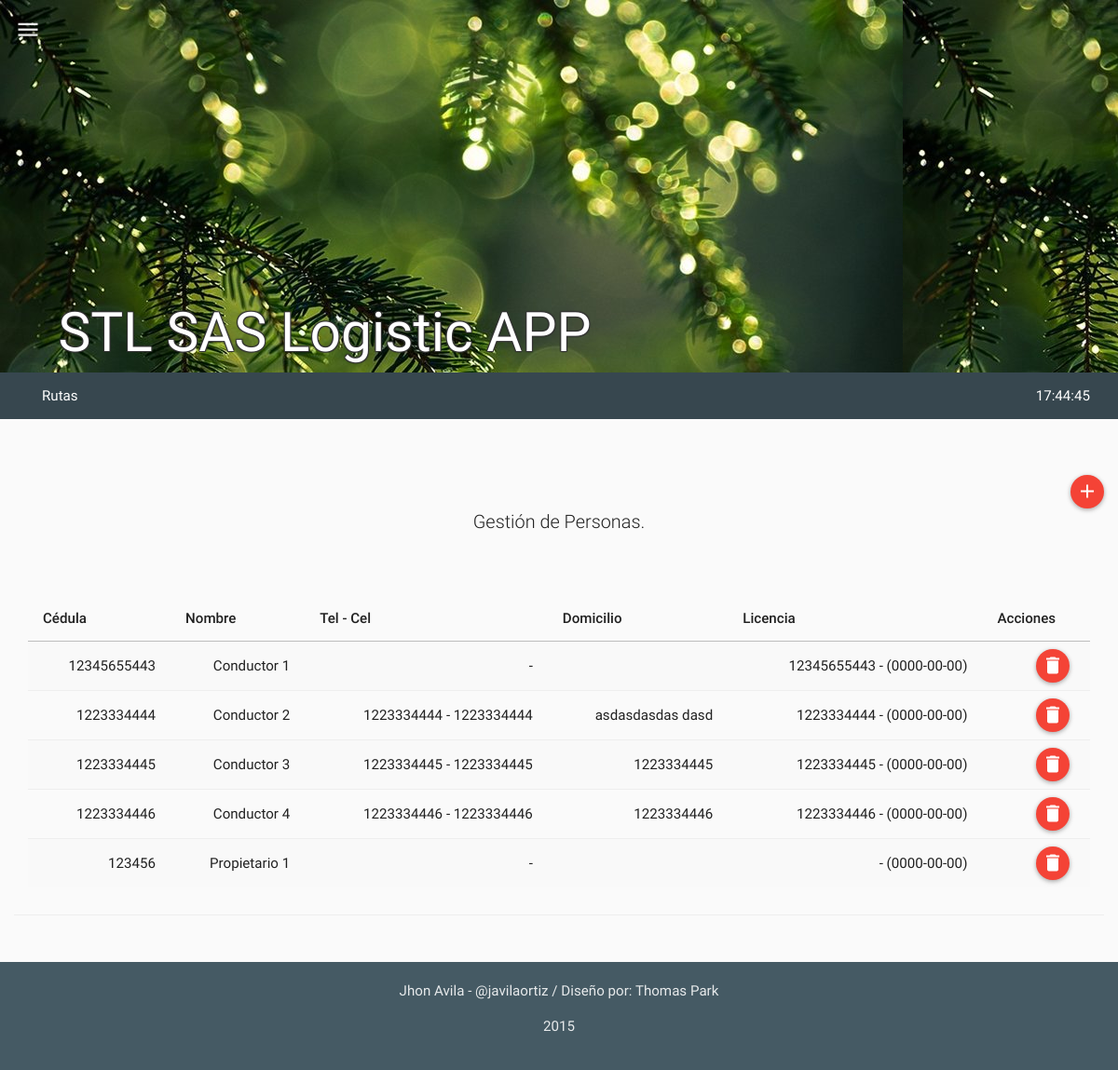
Before: /mods/personas/personas.php (signed in) with the older database file.
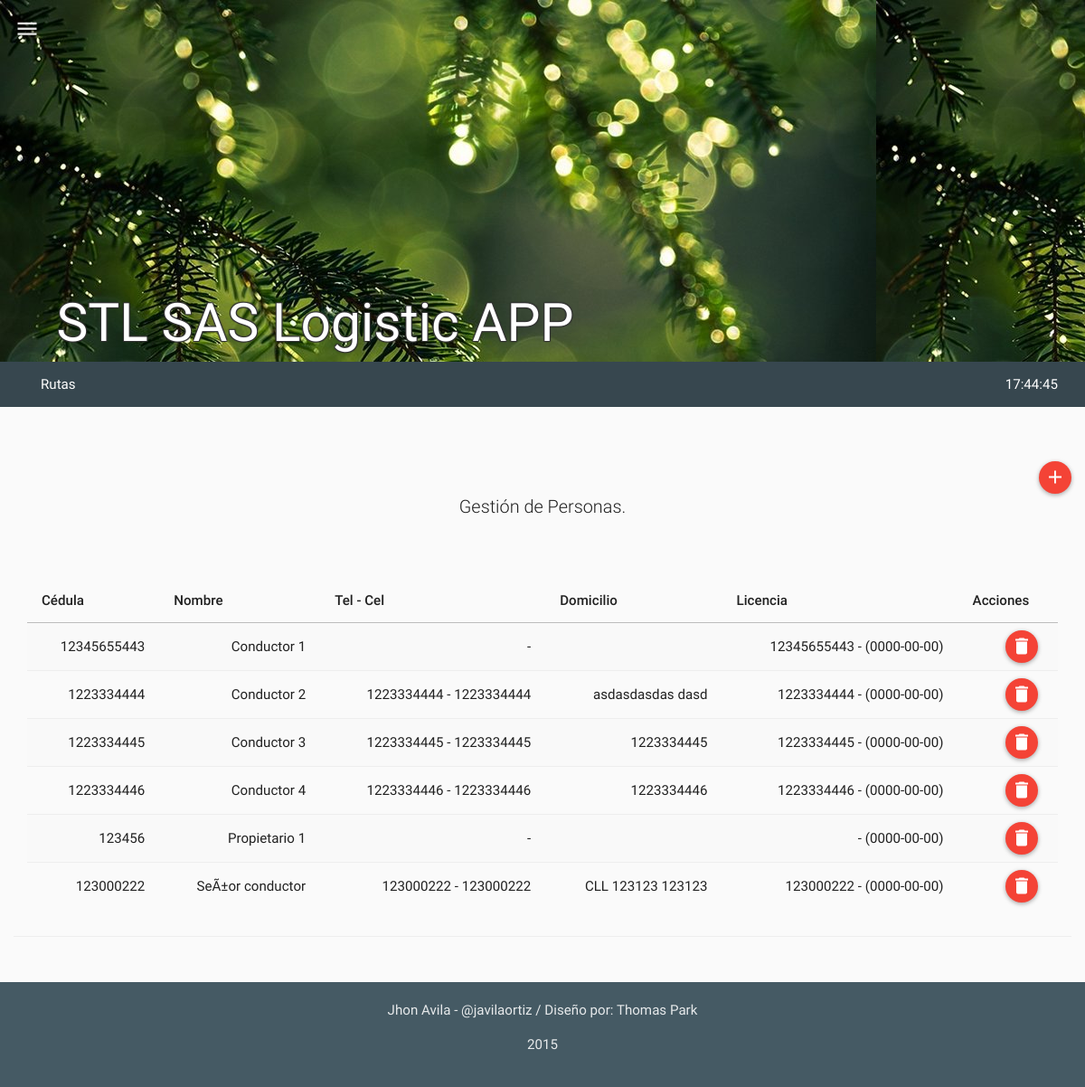
After: the same page with the newer database file.
### tables this page shows
CREATE TABLE IF NOT EXISTS `tbl_modulos` (
  `mo_id` int(11) NOT NULL,
  `mo_nombre` varchar(30) NOT NULL,
  `mo_ruta` varchar(60) NOT NULL,
  `mo_descripcion` varchar(180) NOT NULL,
  `mo_timestamp` timestamp NOT NULL DEFAULT CURRENT_TIMESTAMP ON UPDATE CURRENT_TIMESTAMP,
  `mo_created` int(11) NOT NULL,
  `mo_estado` int(11) NOT NULL
);

CREATE TABLE IF NOT EXISTS `tbl_personas` (
  `pe_id` int(11) NOT NULL,
  `pe_nombre` varchar(60) NOT NULL,
  `pe_tel` varchar(60) NOT NULL,
  `pe_cedula` varchar(20) NOT NULL,
  `pe_licencia` varchar(60) NOT NULL,
  `pe_licencia_vigencia` date NOT NULL,
  `pe_dir` varchar(80) NOT NULL,
  `pe_cel` varchar(60) NOT NULL,
  `pe_tipo` int(11) NOT NULL COMMENT '1="propietario" 2="conductor" 3="ambas"',
  `pe_ve_id` int(11) NOT NULL,
  `pe_f1` varchar(15) NOT NULL,
  `pe_f2` varchar(15) NOT NULL,
  `pe_f3` varchar(15) NOT NULL,
  `pe_timestamp` timestamp NOT NULL DEFAULT CURRENT_TIMESTAMP ON UPDATE CURRENT_TIMESTAMP,
  `pe_created` int(11) NOT NULL,
  `pe_estado` int(11) NOT NULL
);

### php/personas.php (the view, shortened to what this page needs)
<?php
class personas{
  function get_personas(){
    $rt = new route();
    if(isset($_SESSION["ses_id"])){
      $qry='SELECT * FROM tbl_personas
            WHERE pe_estado BETWEEN 1 AND 2 ORDER BY pe_nombre ASC';
      $res = mysql_query($qry);
      $item =" ";
      $script ="<script>$(document).ready(function(){";
      while($row_res = mysql_fetch_assoc($res)) {
        $item.='
              <tr id="'.$row_res["pe_cedula"].'">
                <td>'.$row_res["pe_cedula"].'</td>
                <td>'.$row_res["pe_nombre"].'</td>
                <td>'.$row_res["pe_tel"].' - '.$row_res["pe_cel"].'</td>
                <td>'.$row_res["pe_dir"].'</td>
                <td>'.$row_res["pe_licencia"].' - ('.$row_res["pe_licencia_vigencia"].')</td>
                <td>
                  <div id="edt-button" style="display:none;" onclick="" class="btn btn-floating-mini btn-success" title="Modificar"><i class="md  md-edit"></i></div>
                  <div id="del-button" onclick="" class="btn btn-floating-mini btn-danger" title="Borrar"><i class="md  md-delete"></i></div>
                </td>
              </tr>
        ';
        $script.='$("#'.$row_res["pe_cedula"].'").addClass();';
      }
      $script.='});</script>';
    }
    else{$rt->routing($rt->path("login"));}
    $html='
          <table class="table table-striped table-hover ">
            <thead>
              <tr>
                <th>Cédula</th>
                <th>Nombre</th>
                <th>Tel - Cel</th>
                <th>Domicilio</th>
                <th>Licencia</th>
                <th>Acciones</th>
              </tr>
            </thead>
            <tbody>
              '.$item.'
            </tbody>
          </table>
    ';
    return $script.$html;
  }
}
?>

### php/app_menu.php (shortened to what this page needs)
<?php
class app_menu{
  function build_menu(){
    $rt = new route();
    if(isset($_SESSION["ses_id"])){
      $qry='SELECT * FROM tbl_modulos AS M
            INNER JOIN tbl_usuarios AS U
            INNER JOIN tbl_permisos AS P
            INNER JOIN tbl_per_x_usu AS PxU
            INNER JOIN tbl_permisos_x_modulo AS PxM
            WHERE M.mo_id = PxM.pxm_mo_id
            AND PxM.pxm_pe_id = P.pe_id
            AND P.pe_id = PxU.pxu_pe_id
            AND PxU.pxu_us_id = U.us_id
            AND U.us_id = '.$_SESSION["ses_id"];
      $res = mysql_query($qry);
      $menuitem =" ";
      $script ="<script>$(document).ready(function(){";
      while($row_res = mysql_fetch_assoc($res)) {
        $menuitem.='<li><a href="#" id="'.$row_res['mo_nombre'].'" class="">'.$row_res['mo_descripcion'].'</a></li>';
        $script.='$("#'.$row_res['mo_nombre'].'").on("click", function(){$(location).attr("href","'.$row_res['mo_ruta'].'"); });';
      }
      $script.='});</script>';
    }
    else{$rt->routing($rt->path("login"));}
    $html='
            <nav class="navbar navbar-inverse">
              <div class="container-fluid">
                <div class="navbar-header">
                  <button type="button" class="navbar-toggle collapsed" data-toggle="collapse" data-target="#bs-example-navbar-collapse-2">
                    <span class="sr-only">Toggle navigation</span>
                    <span class="icon-bar"></span>
                    <span class="icon-bar"></span>
                    <span class="icon-bar"></span>
                  </button>
                </div>
                <div class="collapse navbar-collapse" id="bs-example-navbar-collapse-2">
                  <ul class="nav navbar-nav">
                  '.$menuitem.'
                  </ul>
                  <ul class="nav navbar-nav navbar-right">
                    <li><a href="#" id="reloj">fecha / hora</a></li>
                  </ul>
                </div>
              </div>
            </nav>
    ';
    return $script.$html;
  }
}
?>

Changed rows visible on the page:
added tbl_personas: pe_cedula "123000222", pe_nombre "SeÃ±or conductor", pe_tel "123000222", pe_cel "123000222", pe_dir "CLL 123123 123123", pe_licencia "123000222", pe_licencia_vigencia "0000-00-00"
